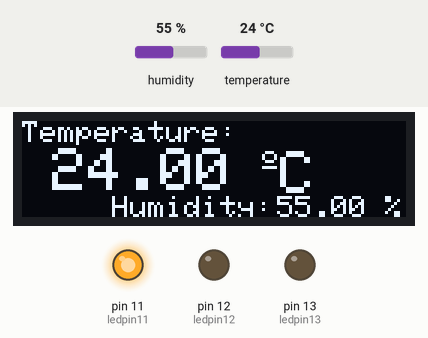
This sketch was run on a simulated Arduino Uno, built with avr-gcc and run on an emulated ATmega328P. Parts: 128×32 one-colour display, output pins drawn as LEDs (lit = HIGH). The inputs (shaded band) are chosen by the test bench; at power-on: temperature 24 °C, humidity 55 %.

Above: at 3.2 s.
3.3 s: temperature set to 21 °C
At 5.5 s:
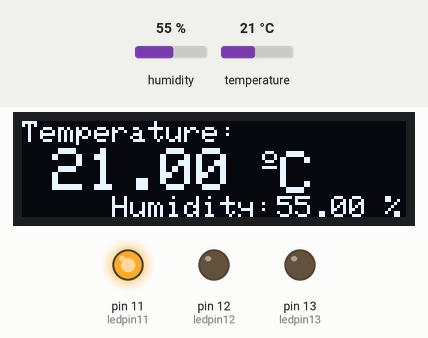
6.0 s: temperature set to 18 °C
At 6.9 s:
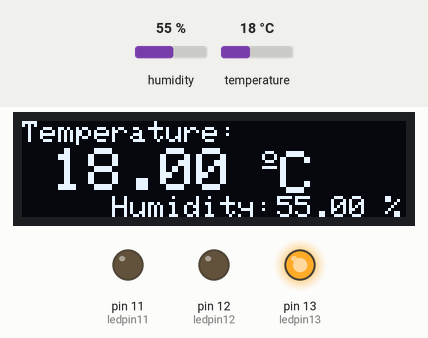
8.7 s: temperature set to 28 °C
At 10.8 s:
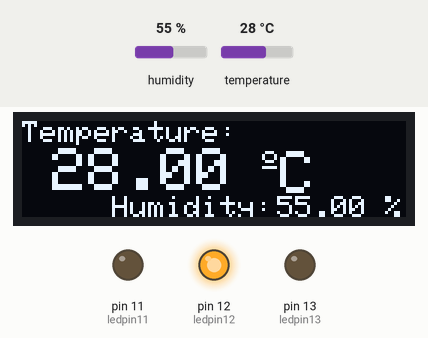
11.6 s: humidity set to 22 %
At 13.4 s:
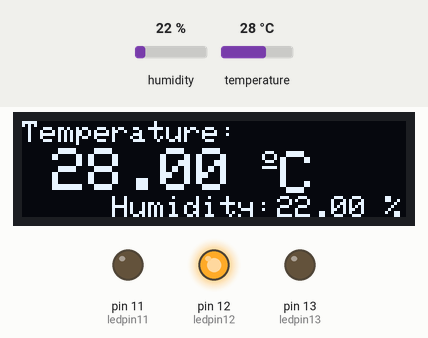
Timing chart, 0 to 14.9 s (numbered marks = the images above; inputs shaded):
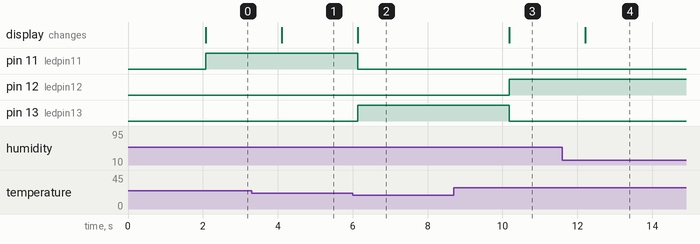

Measured:
- the behaviour switches between 20 and 19 °C on temperature (found by bisection; images 1 and 2)
- after the input at 3.3 s, the display: changes after 0.80 s (image 1)
- after the input at 6.0 s, pin 11 (ledpin11): HIGH → LOW after 0.13 s; pin 13 (ledpin13): LOW → HIGH after 0.13 s; the display: changes after 0.13 s (image 2)
- after the input at 8.7 s, pin 12 (ledpin12): LOW → HIGH after 1.5 s; pin 13 (ledpin13): HIGH → LOW after 1.5 s; the display: changes after 1.5 s (image 3)
- after the input at 11.6 s, the display: changes after 0.61 s (image 4)

The sketch:

sketch_aug28a.ino
```cpp
#include <Wire.h>
#include <Adafruit_GFX.h>
#include <Adafruit_SSD1306.h>
#include <Adafruit_Sensor.h>
#include <DHT.h>

#define SCREEN_WIDTH 128 // OLED display width, in pixels
#define SCREEN_HEIGHT 32 // OLED display height, in pixels

#define OLED_RESET -1
Adafruit_SSD1306 display(SCREEN_WIDTH, SCREEN_HEIGHT, &Wire, OLED_RESET);

#define DHTPIN 8 // digital pin connected to sensor
#define DHTTYPE    DHT11     // DHT 11
//#define DHTTYPE    DHT22     // DHT 22 (AM2302)


DHT dht(DHTPIN, DHTTYPE);

const int ledpin13 = 13; //SET'S PIN 13 AS THE LED POWER PIN
const int ledpin12 = 12;
const int ledpin11 = 11;


void setup() {
  Serial.begin(115200);
  dht.begin();
  display.begin(SSD1306_SWITCHCAPVCC, 0x3C);
  delay(2000);
  display.clearDisplay();
  display.setTextColor(WHITE);
  pinMode(ledpin13, OUTPUT);
  pinMode(ledpin12, OUTPUT);
  pinMode(ledpin11, OUTPUT);
}

void loop() {
  float t = dht.readTemperature();
  float h = dht.readHumidity();
  if (isnan(h) || isnan(t)) {
    Serial.println("Failed to read from DHT sensor!");
  }

  //clear display
  display.clearDisplay();

  // display temperature
  display.setTextSize(1);
  display.setCursor(0,0);
  display.print("Temperature: ");
  display.setTextSize(2);
  display.setCursor(10,9);
  display.print(t);
  display.print(" ");
  display.setCursor(80,10);
  display.setTextSize(1);
  display.cp437(true);
  display.write(167);
  display.setTextSize(2);
  display.print("C");

  // display humidity
  display.setTextSize(1);
  display.setCursor(30, 25);
  display.print("Humidity: ");
  display.setTextSize(1);
  display.setCursor(85, 25);
  display.print(h);
  display.setCursor(115, 25);
  display.print(" %");

  display.display();


  // LED CONTROL
  if (t < 20){
    digitalWrite(ledpin13, HIGH);
    digitalWrite(ledpin12, LOW);
    digitalWrite(ledpin11, LOW);
  }

  else if (t > 20, t < 25){
    digitalWrite(ledpin11, HIGH);
    digitalWrite(ledpin12, LOW);
    digitalWrite(ledpin13, LOW);
  }

  else if (t > 25){
    digitalWrite(ledpin12, HIGH);
    digitalWrite(ledpin13, LOW);
    digitalWrite(ledpin11, LOW);
  }
}
```
